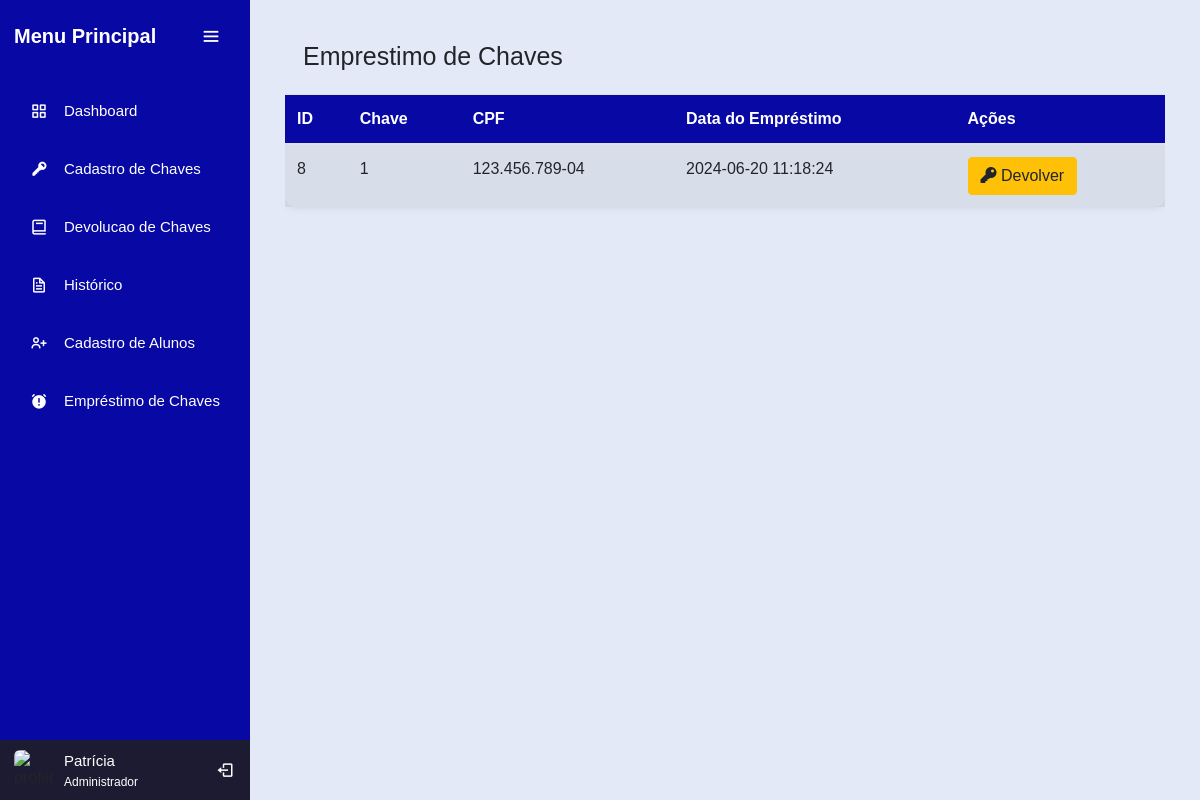
/tcc/relatorio.php, run on the app's committed database.
### tables this page shows
CREATE TABLE `emprestimos` (
  `id` int(11) NOT NULL,
  `chave_id` int(11) NOT NULL,
  `aluno_cpf` varchar(14) NOT NULL,
  `data_emprestimo` datetime NOT NULL,
  `data_devolucao` datetime DEFAULT NULL
);

### tcc/relatorio.php (the view, shortened to what this page needs)
<?php include 'header.php'; ?>
<link rel="stylesheet" href="https://cdnjs.cloudflare.com/ajax/libs/font-awesome/5.15.3/css/all.min.css">
<link rel="stylesheet" href="assets/css/alunos.css">
<section class="home-section">
    <div class="container">
        <div class="text">Emprestimo de Chaves</div>
        <div class="table-responsive table-container">
            <table class="table table-striped" id="emprestimos-table">
                <thead>
                    <tr>
                        <th>ID</th>
                        <th>Chave</th>
                        <th>CPF</th>
                        <th>Data do Empréstimo</th>
                        <th>Ações</th>
                    </tr>
                </thead>
                <tbody>
                    <?php
                    include 'db.php';
                    $sql = "SELECT * FROM emprestimos WHERE data_devolucao IS NULL";
                    $result = $conn->query($sql);
                    while ($row = $result->fetch_assoc()):
                        ?>
                        <tr>
                            <td><?php echo $row['id']; ?></td>
                            <td><?php echo $row['chave_id']; ?></td>
                            <td><?php echo $row['aluno_cpf']; ?></td>
                            <td><?php echo $row['data_emprestimo']; ?></td>
                            <td>
                                <button class="btn btn-warning" data-id="<?php echo $row['id']; ?>">
                                    <i class="fas fa-key"></i> Devolver
                                </button>
                            </td>
                        </tr>
                    <?php endwhile; ?>
                </tbody>
            </table>
        </div>
    </div>
</section>

### tcc/assets/css/header.css (style rules this page uses)
* { margin: 0; padding: 0; box-sizing: border-box; font-family: "Poppins", sans-serif; }
.home-section { position: relative; background: #e4e9f7; min-height: 100vh; left: 78px; width: calc(100% - 78px); transition: all 0.5s ease; }
.sidebar.open ~ .home-section { left: 250px; width: calc(100% - 250px); }
.home-section .text { display: inline-block; font-size: 25px; font-weight: 500; margin: 18px; }

### tcc/assets/css/alunos.css (style rules this page uses)
.home-section { padding: 20px; }
.table-container { overflow-y: auto; max-height: 400px; }
.table { width: 100%; border-radius: 10px; margin-bottom: 1rem; color: #212529; box-shadow: 0 0 10px rgba(0, 0, 0, 0.1); }
.table th, .table td { padding: 0.75rem; vertical-align: top; border-top: 1px solid #dee2e6; }
.table thead th { position: sticky; top: 0; z-index: 1; vertical-align: bottom; background-color: #0808A5; color: #fff; }

### data on the page
emprestimos: id "8", chave "1", aluno_cpf "123.456.789-04", data_emprestimo "2024-06-20 11:18:24"
